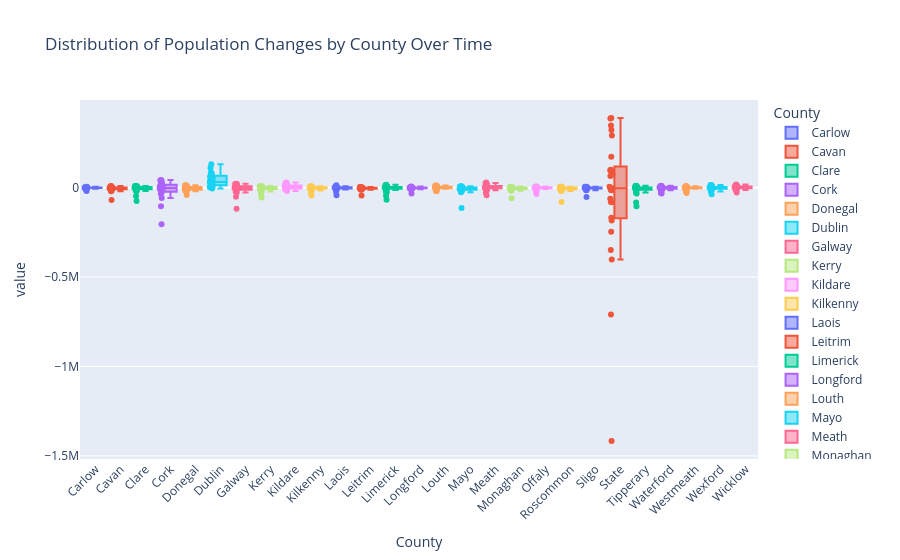

The notebook cell saved with this chart:
### Code cell
# Box Plot
fig = px.box(
    census_pop,
    x="County",
    y=["PopChange"],
    title="Distribution of Population Changes by County Over Time",
    points="all", 
    color="County"
)
fig.update_layout(xaxis_tickangle=-45)
fig.show()

### Figure 1 — Plotly figure (JSON) as saved in the notebook; plotly's stock layout.template omitted (floating-point values rounded to 4 significant figures)
{"data": [{"alignmentgroup": "True", "boxpoints": "all", "hovertemplate": "County=%{x}<br>value=%{y}<extra></extra>", "legendgroup": "Carlow", "marker": {"color": "#636efa"}, "name": "Carlow", "notched": false, "offsetgroup": "Carlow", "orientation": "v", "showlegend": true, "type": "box", "x": ["Carlow", "Carlow", "Carlow", "Carlow", "Carlow", "Carlow", "Carlow", "Carlow", "Carlow", "Carlow", "Carlow", "Carlow", "Carlow", "Carlow", "Carlow", "Carlow", "Carlow", "Carlow", "Carlow", "Carlow", "Carlow", "Carlow", "Carlow", "Carlow", "Carlow", "Carlow"], "x0": " ", "xaxis": "x", "y": [NaN, -18150.0, -10940.0, -5487.0, -5082.0, -5632.0, -3188.0, -1496.0, -1776.0, -24.0, -371.0, 81.0, -274.0, -546.0, 251.0, 644.0, 4431.0, 1152.0, 1168.0, -46.0, 674.0, 4398.0, 4335.0, 4263.0, 2320.0, 5036.0], "y0": " ", "yaxis": "y"}, {"alignmentgroup": "True", "boxpoints": "all", "hovertemplate": "County=%{x}<br>value=%{y}<extra></extra>", "legendgroup": "Cavan", "marker": {"color": "#EF553B"}, "name": "Cavan", "notched": false, "offsetgroup": "Cavan", "orientation": "v", "showlegend": true, "type": "box", "x": ["Cavan", "Cavan", "Cavan", "Cavan", "Cavan", "Cavan", "Cavan", "Cavan", "Cavan", "Cavan", "Cavan", "Cavan", "Cavan", "Cavan", "Cavan", "Cavan", "Cavan", "Cavan", "Cavan", "Cavan", "Cavan", "Cavan", "Cavan", "Cavan", "Cavan", "Cavan"], "x0": " ", "xaxis": "x", "y": [NaN, -69090.0, -20160.0, -13170.0, -11260.0, -17560.0, -14380.0, -6368.0, -8721.0, -5782.0, -6315.0, -3978.0, -4637.0, -5146.0, -2572.0, -1404.0, 1102.0, 135.0, 110.0, -1169.0, 148.0, 3602.0, 7457.0, 9180.0, 2993.0, 5528.0], "y0": " ", "yaxis": "y"}, {"alignmentgroup": "True", "boxpoints": "all", "hovertemplate": "County=%{x}<br>value=%{y}<extra></extra>", "legendgroup": "Clare", "marker": {"color": "#00cc96"}, "name": "Clare", "notched": false, "offsetgroup": "Clare", "orientation": "v", "showlegend": true, "type": "box", "x": ["Clare", "Clare", "Clare", "Clare", "Clare", "Clare", "Clare", "Clare", "Clare", "Clare", "Clare", "Clare", "Clare", "Clare", "Clare", "Clare", "Clare", "Clare", "Clare", "Clare", "Clare", "Clare", "Clare", "Clare", "Clare", "Clare"], "x0": " ", "xaxis": "x", "y": [NaN, -73950.0, -46140.0, -18440.0, -6407.0, -16970.0, -12150.0, -8102.0, -9168.0, -5185.0, -4815.0, -3735.0, -4153.0, -3474.0, -105.0, 1411.0, 9911.0, 2648.0, 3777.0, -426.0, 3088.0, 9271.0, 7673.0, 6246.0, 1621.0, 9121.0], "y0": " ", "yaxis": "y"}, {"alignmentgroup": "True", "boxpoints": "all", "hovertemplate": "County=%{x}<br>value=%{y}<extra></extra>", "legendgroup": "Cork", "marker": {"color": "#ab63fa"}, "name": "Cork", "notched": false, "offsetgroup": "Cork", "orientation": "v", "showlegend": true, "type": "box", "x": ["Cork", "Cork", "Cork", "Cork", "Cork", "Cork", "Cork", "Cork", "Cork", "Cork", "Cork", "Cork", "Cork", "Cork", "Cork", "Cork", "Cork", "Cork", "Cork", "Cork", "Cork", "Cork", "Cork", "Cork", "Cork", "Cork"], "x0": " ", "xaxis": "x", "y": [NaN, -204800.0, -104500.0, -27740.0, -21470.0, -57180.0, -33820.0, -12510.0, -26360.0, -9790.0, -12290.0, -2384.0, -4621.0, -6220.0, 9260.0, 13180.0, 43240.0, 6347.0, 10270.0, -2366.0, 10140.0, 27320.0, 33470.0, 37740.0, 23840.0, 41290.0], "y0": " ", "yaxis": "y"}, {"alignmentgroup": "True", "boxpoints": "all", "hovertemplate": "County=%{x}<br>value=%{y}<extra></extra>", "legendgroup": "Donegal", "marker": {"color": "#FFA15A"}, "name": "Donegal", "notched": false, "offsetgroup": "Donegal", "orientation": "v", "showlegend": true, "type": "box", "x": ["Donegal", "Donegal", "Donegal", "Donegal", "Donegal", "Donegal", "Donegal", "Donegal", "Donegal", "Donegal", "Donegal", "Donegal", "Donegal", "Donegal", "Donegal", "Donegal", "Donegal", "Donegal", "Donegal", "Donegal", "Donegal", "Donegal", "Donegal", "Donegal", "Donegal", "Donegal"], "x0": " ", "xaxis": "x", "y": [NaN, -41290.0, -17760.0, -19060.0, -12300.0, -20400.0, -11910.0, -5185.0, -16030.0, -10200.0, -5993.0, -4787.0, -9471.0, -8217.0, -5293.0, -205.0, 13600.0, 3171.0, 4552.0, -1547.0, 1877.0, 7581.0, 9689.0, 13870.0, -1945.0, 7892.0], "y0": " ", "yaxis": "y"}, {"alignmentgroup": "True", "boxpoints": "all", "hovertemplate": "County=%{x}<br>value=%{y}<extra></extra>", "legendgroup": "Dublin", "marker": {"color": "#19d3f3"}, "name": "Dublin", "notched": false, "offsetgroup": "Dublin", "orientation": "v", "showlegend": true, "type": "box", "x": ["Dublin", "Dublin", "Dublin", "Dublin", "Dublin", "Dublin", "Dublin", "Dublin", "Dublin", "Dublin", "Dublin", "Dublin", "Dublin", "Dublin", "Dublin", "Dublin", "Dublin", "Dublin", "Dublin", "Dublin", "Dublin", "Dublin", "Dublin", "Dublin", "Dublin", "Dublin"], "x0": " ", "xaxis": "x", "y": [NaN, 32370.0, 5105.0, -4990.0, 13650.0, 306.0, 28990.0, 28990.0, 28460.0, 81270.0, 49270.0, 56830.0, 12760.0, 12550.0, 76720.0, 57170.0, 131500.0, 19480.0, 18280.0, 3855.0, 32960.0, 64560.0, 64360.0, 85890.0, 74290.0, 110800.0], "y0": " ", "yaxis": "y"}, {"alignmentgroup": "True", "boxpoints": "all", "hovertemplate": "County=%{x}<br>value=%{y}<extra></extra>", "legendgroup": "Galway", "marker": {"color": "#FF6692"}, "name": "Galway", "notched": false, "offsetgroup": "Galway", "orientation": "v", "showlegend": true, "type": "box", "x": ["Galway", "Galway", "Galway", "Galway", "Galway", "Galway", "Galway", "Galway", "Galway", "Galway", "Galway", "Galway", "Galway", "Galway", "Galway", "Galway", "Galway", "Galway", "Galway", "Galway", "Galway", "Galway", "Galway", "Galway", "Galway", "Galway"], "x0": " ", "xaxis": "x", "y": [NaN, -118500.0, -50210.0, -23020.0, -6453.0, -27290.0, -22160.0, -10320.0, -12860.0, -1168.0, -2997.0, -4997.0, -4651.0, -5666.0, -1547.0, 883.0, 18620.0, 4180.0, 6534.0, 1812.0, 8490.0, 20220.0, 22590.0, 18980.0, 7405.0, 19680.0], "y0": " ", "yaxis": "y"}, {"alignmentgroup": "True", "boxpoints": "all", "hovertemplate": "County=%{x}<br>value=%{y}<extra></extra>", "legendgroup": "Kerry", "marker": {"color": "#B6E880"}, "name": "Kerry", "notched": false, "offsetgroup": "Kerry", "orientation": "v", "showlegend": true, "type": "box", "x": ["Kerry", "Kerry", "Kerry", "Kerry", "Kerry", "Kerry", "Kerry", "Kerry", "Kerry", "Kerry", "Kerry", "Kerry", "Kerry", "Kerry", "Kerry", "Kerry", "Kerry", "Kerry", "Kerry", "Kerry", "Kerry", "Kerry", "Kerry", "Kerry", "Kerry", "Kerry"], "x0": " ", "xaxis": "x", "y": [NaN, -55630.0, -36450.0, -5214.0, 4453.0, -21900.0, -13410.0, -6035.0, -10520.0, -9337.0, -5941.0, -7249.0, -4572.0, -5614.0, -3673.0, -13.0, 7584.0, 2414.0, 1389.0, -2265.0, 4236.0, 6397.0, 7308.0, 5667.0, 2205.0, 8751.0], "y0": " ", "yaxis": "y"}, {"alignmentgroup": "True", "boxpoints": "all", "hovertemplate": "County=%{x}<br>value=%{y}<extra></extra>", "legendgroup": "Kildare", "marker": {"color": "#FF97FF"}, "name": "Kildare", "notched": false, "offsetgroup": "Kildare", "orientation": "v", "showlegend": true, "type": "box", "x": ["Kildare", "Kildare", "Kildare", "Kildare", "Kildare", "Kildare", "Kildare", "Kildare", "Kildare", "Kildare", "Kildare", "Kildare", "Kildare", "Kildare", "Kildare", "Kildare", "Kildare", "Kildare", "Kildare", "Kildare", "Kildare", "Kildare", "Kildare", "Kildare", "Kildare", "Kildare"], "x0": " ", "xaxis": "x", "y": [NaN, -18760.0, -4777.0, -7332.0, -7810.0, -5598.0, -6640.0, 3061.0, -8599.0, -136.0, 6957.0, 1588.0, -522.0, -1495.0, 1984.0, 5573.0, 25210.0, 6937.0, 12120.0, 6409.0, 12340.0, 28950.0, 22390.0, 23980.0, 12190.0, 25270.0], "y0": " ", "yaxis": "y"}, {"alignmentgroup": "True", "boxpoints": "all", "hovertemplate": "County=%{x}<br>value=%{y}<extra></extra>", "legendgroup": "Kilkenny", "marker": {"color": "#FECB52"}, "name": "Kilkenny", "notched": false, "offsetgroup": "Kilkenny", "orientation": "v", "showlegend": true, "type": "box", "x": ["Kilkenny", "Kilkenny", "Kilkenny", "Kilkenny", "Kilkenny", "Kilkenny", "Kilkenny", "Kilkenny", "Kilkenny", "Kilkenny", "Kilkenny", "Kilkenny", "Kilkenny", "Kilkenny", "Kilkenny", "Kilkenny", "Kilkenny", "Kilkenny", "Kilkenny", "Kilkenny", "Kilkenny", "Kilkenny", "Kilkenny", "Kilkenny", "Kilkenny", "Kilkenny"], "x0": " ", "xaxis": "x", "y": [NaN, -43670.0, -34230.0, -15140.0, -9848.0, -12270.0, -8102.0, -4197.0, -3972.0, -2376.0, -1902.0, -1477.0, -1146.0, -2421.0, -1205.0, 1010.0, 7683.0, 1650.0, 2380.0, 449.0, 1701.0, 5003.0, 7219.0, 7861.0, 3813.0, 4928.0], "y0": " ", "yaxis": "y"}, {"alignmentgroup": "True", "boxpoints": "all", "hovertemplate": "County=%{x}<br>value=%{y}<extra></extra>", "legendgroup": "Laois", "marker": {"color": "#636efa"}, "name": "Laois", "notched": false, "offsetgroup": "Laois", "orientation": "v", "showlegend": true, "type": "box", "x": ["Laois", "Laois", "Laois", "Laois", "Laois", "Laois", "Laois", "Laois", "Laois", "Laois", "Laois", "Laois", "Laois", "Laois", "Laois", "Laois", "Laois", "Laois", "Laois", "Laois", "Laois", "Laois", "Laois", "Laois", "Laois", "Laois"], "x0": " ", "xaxis": "x", "y": [NaN, -42270.0, -21010.0, -10880.0, -6647.0, -8241.0, -7466.0, -2788.0, -3089.0, -1431.0, -412.0, -1267.0, -1343.0, -2018.0, -474.0, 664.0, 4677.0, 1235.0, 2113.0, -970.0, 631.0, 5829.0, 8285.0, 13500.0, 4138.0, 7180.0], "y0": " ", "yaxis": "y"}, {"alignmentgroup": "True", "boxpoints": "all", "hovertemplate": "County=%{x}<br>value=%{y}<extra></extra>", "legendgroup": "Leitrim", "marker": {"color": "#EF553B"}, "name": "Leitrim", "notched": false, "offsetgroup": "Leitrim", "orientation": "v", "showlegend": true, "type": "box", "x": ["Leitrim", "Leitrim", "Leitrim", "Leitrim", "Leitrim", "Leitrim", "Leitrim", "Leitrim", "Leitrim", "Leitrim", "Leitrim", "Leitrim", "Leitrim", "Leitrim", "Leitrim", "Leitrim", "Leitrim", "Leitrim", "Leitrim", "Leitrim", "Leitrim", "Leitrim", "Leitrim", "Leitrim", "Leitrim", "Leitrim"], "x0": " ", "xaxis": "x", "y": [NaN, -43400.0, -7153.0, -9182.0, -5190.0, -11750.0, -9275.0, -5761.0, -7675.0, -4999.0, -6317.0, -3382.0, -4153.0, -3586.0, -2898.0, -2212.0, -516.0, -235.0, -574.0, -1734.0, -244.0, 742.0, 3151.0, 2848.0, 246.0, 3155.0], "y0": " ", "yaxis": "y"}, {"alignmentgroup": "True", "boxpoints": "all", "hovertemplate": "County=%{x}<br>value=%{y}<extra></extra>", "legendgroup": "Limerick", "marker": {"color": "#00cc96"}, "name": "Limerick", "notched": false, "offsetgroup": "Limerick", "orientation": "v", "showlegend": true, "type": "box", "x": ["Limerick", "Limerick", "Limerick", "Limerick", "Limerick", "Limerick", "Limerick", "Limerick", "Limerick", "Limerick", "Limerick", "Limerick", "Limerick", "Limerick", "Limerick", "Limerick", "Limerick", "Limerick", "Limerick", "Limerick", "Limerick", "Limerick", "Limerick", "Limerick", "Limerick", "Limerick"], "x0": " ", "xaxis": "x", "y": [NaN, -67900.0, -44860.0, -25340.0, -11300.0, -21720.0, -12810.0, -3029.0, -2726.0, 810.0, 1406.0, -1320.0, -3358.0, -4542.0, 4018.0, 3102.0, 16950.0, 4254.0, 2908.0, -2613.0, 3086.0, 10260.0, 8751.0, 7754.0, 3090.0, 14640.0], "y0": " ", "yaxis": "y"}, {"alignmentgroup": "True", "boxpoints": "all", "hovertemplate": "County=%{x}<br>value=%{y}<extra></extra>", "legendgroup": "Longford", "marker": {"color": "#ab63fa"}, "name": "Longford", "notched": false, "offsetgroup": "Longford", "orientation": "v", "showlegend": true, "type": "box", "x": ["Longford", "Longford", "Longford", "Longford", "Longford", "Longford", "Longford", "Longford", "Longford", "Longford", "Longford", "Longford", "Longford", "Longford", "Longford", "Longford", "Longford", "Longford", "Longford", "Longford", "Longford", "Longford", "Longford", "Longford", "Longford", "Longford"], "x0": " ", "xaxis": "x", "y": [NaN, -33140.0, -10650.0, -7193.0, -3492.0, -8362.0, -5975.0, -2852.0, -3973.0, -2000.0, -1629.0, -1665.0, -1584.0, -2326.0, -1654.0, -739.0, 2535.0, 355.0, 356.0, -1200.0, -130.0, 902.0, 3323.0, 4609.0, 1873.0, 5878.0], "y0": " ", "yaxis": "y"}, {"alignmentgroup": "True", "boxpoints": "all", "hovertemplate": "County=%{x}<br>value=%{y}<extra></extra>", "legendgroup": "Louth", "marker": {"color": "#FFA15A"}, "name": "Louth", "notched": false, "offsetgroup": "Louth", "orientation": "v", "showlegend": true, "type": "box", "x": ["Louth", "Louth", "Louth", "Louth", "Louth", "Louth", "Louth", "Louth", "Louth", "Louth", "Louth", "Louth", "Louth", "Louth", "Louth", "Louth", "Louth", "Louth", "Louth", "Louth", "Louth", "Louth", "Louth", "Louth", "Louth", "Louth"], "x0": " ", "xaxis": "x", "y": [NaN, -20580.0, -16950.0, -6692.0, -6337.0, -6646.0, -5218.0, -2155.0, -926.0, 1600.0, 1855.0, 2577.0, 423.0, -1816.0, 2141.0, 5432.0, 11180.0, 2379.0, 3296.0, -1086.0, 1442.0, 9655.0, 9446.0, 11630.0, 5987.0, 10820.0], "y0": " ", "yaxis": "y"}, {"alignmentgroup": "True", "boxpoints": "all", "hovertemplate": "County=%{x}<br>value=%{y}<extra></extra>", "legendgroup": "Mayo", "marker": {"color": "#19d3f3"}, "name": "Mayo", "notched": false, "offsetgroup": "Mayo", "orientation": "v", "showlegend": true, "type": "box", "x": ["Mayo", "Mayo", "Mayo", "Mayo", "Mayo", "Mayo", "Mayo", "Mayo", "Mayo", "Mayo", "Mayo", "Mayo", "Mayo", "Mayo", "Mayo", "Mayo", "Mayo", "Mayo", "Mayo", "Mayo", "Mayo", "Mayo", "Mayo", "Mayo", "Mayo", "Mayo"], "x0": " ", "xaxis": "x", "y": [NaN, -114400.0, -19700.0, -8766.0, -818.0, -26180.0, -19870.0, -6989.0, -19490.0, -11340.0, -13230.0, -6253.0, -8815.0, -9722.0, -7783.0, -6022.0, 4494.0, 747.0, 418.0, -4471.0, 811.0, 5922.0, 6393.0, 6799.0, -131.0, 7463.0], "y0": " ", "yaxis": "y"}, {"alignmentgroup": "True", "boxpoints": "all", "hovertemplate": "County=%{x}<br>value=%{y}<extra></extra>", "legendgroup": "Meath", "marker": {"color": "#FF6692"}, "name": "Meath", "notched": false, "offsetgroup": "Meath", "orientation": "v", "showlegend": true, "type": "box", "x": ["Meath", "Meath", "Meath", "Meath", "Meath", "Meath", "Meath", "Meath", "Meath", "Meath", "Meath", "Meath", "Meath", "Meath", "Meath", "Meath", "Meath", "Meath", "Meath", "Meath", "Meath", "Meath", "Meath", "Meath", "Meath", "Meath"], "x0": " ", "xaxis": "x", "y": [NaN, -43080.0, -30380.0, -14820.0, -8089.0, -10480.0, -9490.0, -2406.0, -2122.0, -1564.0, 4827.0, 105.0, 425.0, -1640.0, 2201.0, 4406.0, 18990.0, 4704.0, 8462.0, 1489.0, 4362.0, 24270.0, 28830.0, 21300.0, 10910.0, 25780.0], "y0": " ", "yaxis": "y"}, {"alignmentgroup": "True", "boxpoints": "all", "hovertemplate": "County=%{x}<br>value=%{y}<extra></extra>", "legendgroup": "Monaghan", "marker": {"color": "#B6E880"}, "name": "Monaghan", "notched": false, "offsetgroup": "Monaghan", "orientation": "v", "showlegend": true, "type": "box", "x": ["Monaghan", "Monaghan", "Monaghan", "Monaghan", "Monaghan", "Monaghan", "Monaghan", "Monaghan", "Monaghan", "Monaghan", "Monaghan", "Monaghan", "Monaghan", "Monaghan", "Monaghan", "Monaghan", "Monaghan", "Monaghan", "Monaghan", "Monaghan", "Monaghan", "Monaghan", "Monaghan", "Monaghan", "Monaghan", "Monaghan"], "x0": " ", "xaxis": "x", "y": [NaN, -58620.0, -15340.0, -11510.0, -12220.0, -16540.0, -11600.0, -3156.0, -6324.0, -3842.0, -4074.0, -1870.0, -3281.0, -4976.0, -1356.0, 510.0, 4134.0, 816.0, 1187.0, -1086.0, 20.0, 1280.0, 3404.0, 4486.0, 903.0, 3902.0], "y0": " ", "yaxis": "y"}, {"alignmentgroup": "True", "boxpoints": "all", "hovertemplate": "County=%{x}<br>value=%{y}<extra></extra>", "legendgroup": "Offaly", "marker": {"color": "#FF97FF"}, "name": "Offaly", "notched": false, "offsetgroup": "Offaly", "orientation": "v", "showlegend": true, "type": "box", "x": ["Offaly", "Offaly", "Offaly", "Offaly", "Offaly", "Offaly", "Offaly", "Offaly", "Offaly", "Offaly", "Offaly", "Offaly", "Offaly", "Offaly", "Offaly", "Offaly", "Offaly", "Offaly", "Offaly", "Offaly", "Offaly", "Offaly", "Offaly", "Offaly", "Offaly", "Offaly"], "x0": " ", "xaxis": "x", "y": [NaN, -34780.0, -22030.0, -14140.0, -3048.0, -7289.0, -5376.0, -3355.0, -4240.0, -1284.0, 2378.0, -1142.0, -574.0, -437.0, 184.0, 112.0, 5513.0, 970.0, 1523.0, -1341.0, 623.0, 4546.0, 7205.0, 5819.0, 1274.0, 5189.0], "y0": " ", "yaxis": "y"}, {"alignmentgroup": "True", "boxpoints": "all", "hovertemplate": "County=%{x}<br>value=%{y}<extra></extra>", "legendgroup": "Roscommon", "marker": {"color": "#FECB52"}, "name": "Roscommon", "notched": false, "offsetgroup": "Roscommon", "orientation": "v", "showlegend": true, "type": "box", "x": ["Roscommon", "Roscommon", "Roscommon", "Roscommon", "Roscommon", "Roscommon", "Roscommon", "Roscommon", "Roscommon", "Roscommon", "Roscommon", "Roscommon", "Roscommon", "Roscommon", "Roscommon", "Roscommon", "Roscommon", "Roscommon", "Roscommon", "Roscommon", "Roscommon", "Roscommon", "Roscommon", "Roscommon", "Roscommon", "Roscommon"], "x0": " ", "xaxis": "x", "y": [NaN, -80160.0, -16160.0, -16600.0, -8180.0, -18090.0, -12610.0, -7835.0, -10400.0, -5990.0, -5056.0, -4408.0, -4392.0, -4493.0, -2989.0, -2709.0, 670.0, 354.0, 49.0, -2695.0, 78.0, 1799.0, 4994.0, 5297.0, 479.0, 5715.0], "y0": " ", "yaxis": "y"}, {"alignmentgroup": "True", "boxpoints": "all", "hovertemplate": "County=%{x}<br>value=%{y}<extra></extra>", "legendgroup": "Sligo", "marker": {"color": "#636efa"}, "name": "Sligo", "notched": false, "offsetgroup": "Sligo", "orientation": "v", "showlegend": true, "type": "box", "x": ["Sligo", "Sligo", "Sligo", "Sligo", "Sligo", "Sligo", "Sligo", "Sligo", "Sligo", "Sligo", "Sligo", "Sligo", "Sligo", "Sligo", "Sligo", "Sligo", "Sligo", "Sligo", "Sligo", "Sligo", "Sligo", "Sligo", "Sligo", "Sligo", "Sligo", "Sligo"], "x0": " ", "xaxis": "x", "y": [NaN, -52370.0, -3670.0, -9352.0, -3915.0, -13560.0, -13930.0, -5038.0, -7657.0, -3941.0, -5072.0, -1862.0, -3663.0, -3289.0, -2298.0, -988.0, 4335.0, 864.0, 572.0, -1290.0, 1065.0, 2379.0, 2694.0, 4499.0, 142.0, 4663.0], "y0": " ", "yaxis": "y"}, {"alignmentgroup": "True", "boxpoints": "all", "hovertemplate": "County=%{x}<br>value=%{y}<extra></extra>", "legendgroup": "State", "marker": {"color": "#EF553B"}, "name": "State", "notched": false, "offsetgroup": "State", "orientation": "v", "showlegend": true, "type": "box", "x": ["State", "State", "State", "State", "State", "State", "State", "State", "State", "State", "State", "State", "State", "State", "State", "State", "State", "State", "State", "State", "State", "State", "State", "State", "State", "State"], "x0": " ", "xaxis": "x", "y": [NaN, -1417000.0, -709400.0, -348900.0, -183200.0, -401300.0, -246900.0, -82140.0, -167700.0, -3572.0, -13310.0, 5486.0, -62330.0, -79920.0, 65660.0, 94250.0, 390000.0, 75190.0, 97240.0, -14920.0, 100400.0, 291100.0, 322600.0, 348400.0, 173600.0, 387300.0], "y0": " ", "yaxis": "y"}, {"alignmentgroup": "True", "boxpoints": "all", "hovertemplate": "County=%{x}<br>value=%{y}<extra></extra>", "legendgroup": "Tipperary", "marker": {"color": "#00cc96"}, "name": "Tipperary", "notched": false, "offsetgroup": "Tipperary", "orientation": "v", "showlegend": true, "type": "box", "x": ["Tipperary", "Tipperary", "Tipperary", "Tipperary", "Tipperary", "Tipperary", "Tipperary", "Tipperary", "Tipperary", "Tipperary", "Tipperary", "Tipperary", "Tipperary", "Tipperary", "Tipperary", "Tipperary", "Tipperary", "Tipperary", "Tipperary", "Tipperary", "Tipperary", "Tipperary", "Tipperary", "Tipperary", "Tipperary", "Tipperary"], "x0": " ", "xaxis": "x", "y": [NaN, -104000.0, -82460.0, -32390.0, -17100.0, -26420.0, -12960.0, -7799.0, -11420.0, -3180.0, -1821.0, -2701.0, -3898.0, -5593.0, -1010.0, 753.0, 10180.0, 1520.0, 1358.0, -3847.0, 763.0, 6596.0, 9113.0, 9510.0, 799.0, 8342.0], "y0": " ", "yaxis": "y"}, {"alignmentgroup": "True", "boxpoints": "all", "hovertemplate": "County=%{x}<br>value=%{y}<extra></extra>", "legendgroup": "Waterford", "marker": {"color": "#ab63fa"}, "name": "Waterford", "notched": false, "offsetgroup": "Waterford", "orientation": "v", "showlegend": true, "type": "box", "x": ["Waterford", "Waterford", "Waterford", "Waterford", "Waterford", "Waterford", "Waterford", "Waterford", "Waterford", "Waterford", "Waterford", "Waterford", "Waterford", "Waterford", "Waterford", "Waterford", "Waterford", "Waterford", "Waterford", "Waterford", "Waterford", "Waterford", "Waterford", "Waterford", "Waterford", "Waterford"], "x0": " ", "xaxis": "x", "y": [NaN, -32150.0, -29780.0, -10940.0, -10540.0, -14520.0, -11060.0, -3221.0, -5404.0, -948.0, -1506.0, -1047.0, -1030.0, -2592.0, 1641.0, 4235.0, 9963.0, 1313.0, 2560.0, 473.0, 3056.0, 6866.0, 6415.0, 5834.0, 2381.0, 11190.0], "y0": " ", "yaxis": "y"}, {"alignmentgroup": "True", "boxpoints": "all", "hovertemplate": "County=%{x}<br>value=%{y}<extra></extra>", "legendgroup": "Westmeath", "marker": {"color": "#FFA15A"}, "name": "Westmeath", "notched": false, "offsetgroup": "Westmeath", "orientation": "v", "showlegend": true, "type": "box", "x": ["Westmeath", "Westmeath", "Westmeath", "Westmeath", "Westmeath", "Westmeath", "Westmeath", "Westmeath", "Westmeath", "Westmeath", "Westmeath", "Westmeath", "Westmeath", "Westmeath", "Westmeath", "Westmeath", "Westmeath", "Westmeath", "Westmeath", "Westmeath", "Westmeath", "Westmeath", "Westmeath", "Westmeath", "Westmeath", "Westmeath"], "x0": " ", "xaxis": "x", "y": [NaN, -29890.0, -20530.0, -12450.0, -6634.0, -6689.0, -3480.0, -1643.0, -3168.0, -2112.0, 243.0, -486.0, -341.0, -1261.0, 39.0, 670.0, 6315.0, 1638.0, 1856.0, -1499.0, 1434.0, 8544.0, 7488.0, 6818.0, 2606.0, 7451.0], "y0": " ", "yaxis": "y"}, {"alignmentgroup": "True", "boxpoints": "all", "hovertemplate": "County=%{x}<br>value=%{y}<extra></extra>", "legendgroup": "Wexford", "marker": {"color": "#19d3f3"}, "name": "Wexford", "notched": false, "offsetgroup": "Wexford", "orientation": "v", "showlegend": true, "type": "box", "x": ["Wexford", "Wexford", "Wexford", "Wexford", "Wexford", "Wexford", "Wexford", "Wexford", "Wexford", "Wexford", "Wexford", "Wexford", "Wexford", "Wexford", "Wexford", "Wexford", "Wexford", "Wexford", "Wexford", "Wexford", "Wexford", "Wexford", "Wexford", "Wexford", "Wexford", "Wexford"], "x0": " ", "xaxis": "x", "y": [NaN, -21880.0, -36200.0, -11290.0, -8812.0, -12080.0, -7674.0, -1831.0, -6425.0, -1603.0, -2390.0, -1823.0, -2773.0, -3951.0, 129.0, 2914.0, 10070.0, 2660.0, 3471.0, -483.0, 2302.0, 12220.0, 15150.0, 13570.0, 4402.0, 14200.0], "y0": " ", "yaxis": "y"}, {"alignmentgroup": "True", "boxpoints": "all", "hovertemplate": "County=%{x}<br>value=%{y}<extra></extra>", "legendgroup": "Wicklow", "marker": {"color": "#FF6692"}, "name": "Wicklow", "notched": false, "offsetgroup": "Wicklow", "orientation": "v", "showlegend": true, "type": "box", "x": ["Wicklow", "Wicklow", "Wicklow", "Wicklow", "Wicklow", "Wicklow", "Wicklow", "Wicklow", "Wicklow", "Wicklow", "Wicklow", "Wicklow", "Wicklow", "Wicklow", "Wicklow", "Wicklow", "Wicklow", "Wicklow", "Wicklow", "Wicklow", "Wicklow", "Wicklow", "Wicklow", "Wicklow", "Wicklow", "Wicklow"], "x0": " ", "xaxis": "x", "y": [NaN, -27160.0, -12500.0, -7782.0, -8311.0, -8250.0, -1312.0, -113.0, -3120.0, 978.0, 1882.0, 2139.0, -2684.0, -1433.0, 1955.0, 5867.0, 17660.0, 3499.0, 7093.0, 2723.0, 5418.0, 11990.0, 11520.0, 10450.0, 5785.0, 13430.0], "y0": " ", "yaxis": "y"}], "layout": {"boxmode": "overlay", "legend": {"title": {"text": "County"}, "tracegroupgap": 0}, "title": {"text": "Distribution of Population Changes by County Over Time"}, "xaxis": {"anchor": "y", "categoryarray": ["Carlow", "Cavan", "Clare", "Cork", "Donegal", "Dublin", "Galway", "Kerry", "Kildare", "Kilkenny", "Laois", "Leitrim", "Limerick", "Longford", "Louth", "Mayo", "Meath", "Monaghan", "Offaly", "Roscommon", "Sligo", "State", "Tipperary", "Waterford", "Westmeath", "Wexford", "Wicklow"], "categoryorder": "array", "domain": [0, 1], "tickangle": -45, "title": {"text": "County"}}, "yaxis": {"anchor": "x", "domain": [0, 1], "title": {"text": "value"}}}}
